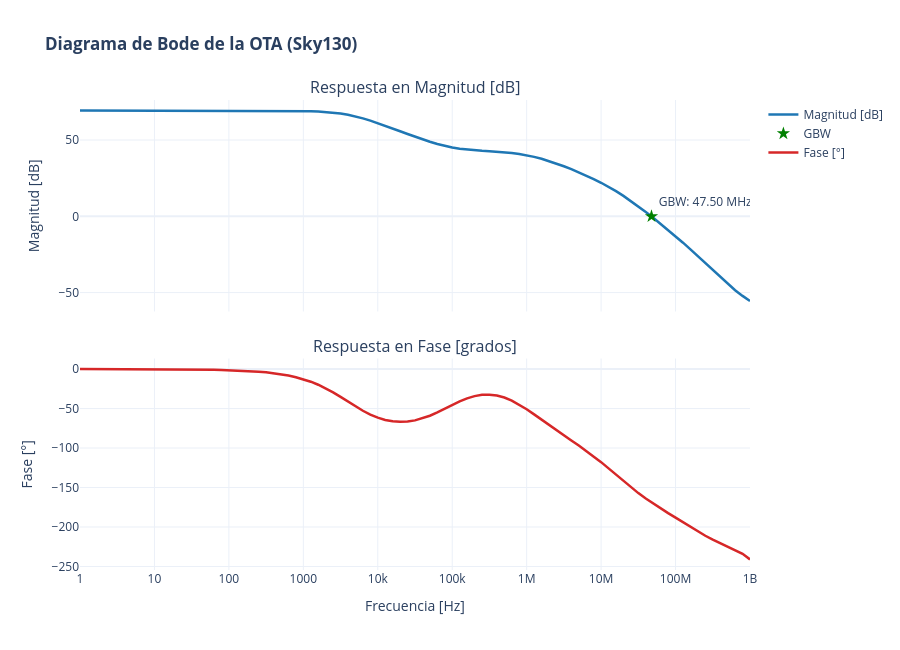

Here is the notebook cell this chart was saved with:
### Markdown cell above
# Caracterización de Punto de Operación (.OP), Respuesta AC y Área de la OTA (Sky130)
---
Este cuaderno realiza la caracterización integral del Amplificador Operacional de Transconductancia (**OTA**) a partir de los netlists y simulaciones guardados en `/headless/.xschem/simulations/`:

1. **Lector Nativo en Python Estándar de Archivos RAW:**
   - Carga y procesamiento directo de `OTA_ac.raw` y `OTA_op.raw`.

2. **Análisis Frecuencial y Margen de Fase (Respuesta AC):**
   - Interpolación lineal exacta de **Ganancia DC ($A_{v0}$)**, **Frecuencia de Corte ($f_{-3dB}$)**, **Frecuencia de Ganancia Unitaria ($GBW$)** y **Margen de Fase ($PM$)**.
   - Diagrama de Bode interactivo con Plotly aplicando **escala logarítmica explícita en ambos subgráficos** (magnitud y fase).

3. **Tabla de Punto de Operación (.OP) y Regiones de Trabajo:**
   - Extracción de parámetros de polarización ($g_m, g_{ds}, I_D, V_{GS}, V_{DS}, V_{th}, V_{dsat}$) para todos los transistores.

4. **Desglose Dinámico de Área en Silicio:**
   - Análisis dinámico del netlist `/headless/.xschem/simulations/OTA.spice` para extraer las dimensiones exactas $W, L, nf, mult$ de todos los componentes.

### Code cell
# ==============================================================================
# ENCABEZADO: Lector Nativo RAW y Diagrama de Bode Interactivo (Plotly)
# DESCRIPCIÓN: Lee /headless/.xschem/simulations/OTA_ac.raw usando Python estándar
#              y configura el eje X logarítmico en ambos subgráficos (Magnitud y Fase).
# ==============================================================================

import subprocess
import os
import numpy as np
import plotly.graph_objects as go
from plotly.subplots import make_subplots

# ── 1. Directorios y Rutas de Archivos de Simulación ─────────────────────────
sim_dir = "/headless/.xschem/simulations"
xschem_dir = "/foss/designs/LDO-sky130/xschem"
sch_file = f"{xschem_dir}/OTA_tb.sch"

if not os.path.exists(sim_dir):
    os.makedirs(sim_dir, exist_ok=True)

subprocess.run(f"export PDK=sky130A && /foss/tools/bin/xschem -n -q -o {sim_dir} {sch_file}", shell=True)
subprocess.run(f"cd {sim_dir} && /foss/tools/bin/ngspice -b {sim_dir}/OTA_tb.spice", shell=True)

# ── 2. Función en Python Estándar para Leer RAW ASCII de NGspice ─────────────
def read_ngspice_raw_ascii(filepath):
    with open(filepath, 'r') as f:
        lines = f.readlines()
        
    num_vars = 0
    is_complex = False
    var_names = []
    idx = 0
    
    while idx < len(lines):
        line = lines[idx].strip()
        if line.startswith('Flags:'):
            if 'complex' in line.lower():
                is_complex = True
        elif line.startswith('No. Variables:'):
            num_vars = int(line.split(':')[1].strip())
        elif line.startswith('Variables:'):
            idx += 1
            for _ in range(num_vars):
                parts = lines[idx].strip().split()
                var_names.append(parts[1])
                idx += 1
            continue
        elif line.startswith('Values:'):
            idx += 1
            break
        idx += 1
        
    data = {v: [] for v in var_names}
    current_pt = 0
    
    while idx < len(lines):
        line = lines[idx].strip()
        if not line:
            idx += 1
            continue
        parts = line.split('\t')
        val_str = parts[1].strip() if len(parts) >= 2 else line
        
        if is_complex:
            if ',' in val_str:
                r, i = map(float, val_str.split(','))
                val = complex(r, i)
            else:
                val = complex(float(val_str), 0.0)
        else:
            val = float(val_str)
            
        var_name = var_names[current_pt % num_vars]
        data[var_name].append(val)
        current_pt += 1
        idx += 1
        
    for k in data:
        data[k] = np.array(data[k])
    return data

# ── 3. Carga y Procesamiento de la Simulación AC ──────────────────────────────
raw_ac_path = os.path.join(sim_dir, "OTA_ac.raw")
if not os.path.exists(raw_ac_path):
    raw_ac_path = os.path.join(xschem_dir, "OTA_ac.raw")

ac_data = read_ngspice_raw_ascii(raw_ac_path)
freq = np.real(ac_data['frequency'])
vo_complex = ac_data['v(vo)']

mag_db = 20 * np.log10(np.abs(vo_complex) + 1e-18)
phase_rad = np.angle(vo_complex)
phase_unwrap_rad = np.unwrap(phase_rad)
phase_deg = np.rad2deg(phase_unwrap_rad)

# ── 4. Cálculo Frecuencial con Interpolación Lineal (Coincidencia NGspice) ────
av0_db = mag_db[0]
av0_lin = 10**(av0_db / 20.0)

idx_mono = np.where(freq >= 100)[0]

target_3db = av0_db - 3.0
f_3db = float(np.interp(target_3db, mag_db[idx_mono][::-1], freq[idx_mono][::-1]))
f_gbw = float(np.interp(0.0, mag_db[idx_mono][::-1], freq[idx_mono][::-1]))
ph_at_gbw = float(np.interp(f_gbw, freq, phase_deg))
pm = 180.0 + ph_at_gbw

print("=== RESULTADOS DE CARACTERIZACIÓN AC DE LA OTA ===")
print(f"Ganancia en DC (Av0):           {av0_db:.2f} dB ({av0_lin:.2f} V/V)")
print(f"Frecuencia de Corte (-3dB):    {f_3db/1e3:.2f} kHz")
print(f"Ancho de Banda GBW (0 dB):     {f_gbw/1e6:.2f} MHz")
print(f"Fase en GBW:                   {ph_at_gbw:.2f}°")
print(f"Margen de Fase (PM):           {pm:.2f}°")

# ── 5. Generación del Diagrama de Bode con Escala Logarítmica en Ambos Subgráficos ─
fig = make_subplots(rows=2, cols=1, shared_xaxes=True,
                    vertical_spacing=0.1,
                    subplot_titles=("Respuesta en Magnitud [dB]", "Respuesta en Fase [grados]"))

fig.add_trace(go.Scatter(x=freq, y=mag_db, mode='lines', name='Magnitud [dB]', line=dict(color='#1f77b4', width=2.5)), row=1, col=1)
if not np.isnan(f_gbw):
    fig.add_trace(go.Scatter(x=[f_gbw], y=[0], mode='markers+text', name='GBW',
                             text=[f'GBW: {f_gbw/1e6:.2f} MHz'], textposition='top right',
                             marker=dict(color='green', size=10, symbol='star')), row=1, col=1)

fig.add_trace(go.Scatter(x=freq, y=phase_deg, mode='lines', name='Fase [°]', line=dict(color='#d62728', width=2.5)), row=2, col=1)

# Aplicar escala logarítmica explícitamente a ambos ejes X
fig.update_xaxes(type="log", row=1, col=1)
fig.update_xaxes(type="log", title_text="Frecuencia [Hz]", row=2, col=1)

fig.update_yaxes(title_text="Magnitud [dB]", row=1, col=1)
fig.update_yaxes(title_text="Fase [°]", row=2, col=1)

fig.update_layout(height=650, title_text="<b>Diagrama de Bode de la OTA (Sky130)</b>", template="plotly_white")
fig.show()

### Figure 1 — Plotly figure (JSON) as saved in the notebook; plotly's stock layout.template omitted (floating-point values rounded to 4 significant figures)
{"data": [{"line": {"color": "#1f77b4", "width": 2.5}, "mode": "lines", "name": "Magnitud [dB]", "type": "scatter", "x": [1.0, 1.259, 1.585, 1.995, 2.512, 3.162, 3.981, 5.012, 6.31, 7.943, 10.0, 12.59, 15.85, 19.95, 25.12, 31.62, 39.81, 50.12, 63.1, 79.43, 100.0, 125.9, 158.5, 199.5, 251.2, 316.2, 398.1, 501.2, 631.0, 794.3, 1000.0, 1259.0, 1585.0, 1995.0, 2512.0, 3162.0, 3981.0, 5012.0, 6310.0, 7943.0, 10000.0, 12590.0, 15850.0, 19950.0, 25120.0, 31620.0, 39810.0, 50120.0, 63100.0, 79430.0, 100000.0, 125900.0, 158500.0, 199500.0, 251200.0, 316200.0, 398100.0, 501200.0, 631000.0, 794300.0, 1000000.0, 1259000.0, 1585000.0, 1995000.0, 2512000.0, 3162000.0, 3981000.0, 5012000.0, 6310000.0, 7943000.0, 10000000.0, 12590000.0, 15850000.0, 19950000.0, 25120000.0, 31620000.0, 39810000.0, 50120000.0, 63100000.0, 79430000.0, 100000000.0, 125900000.0, 158500000.0, 199500000.0, 251200000.0, 316200000.0, 398100000.0, 501200000.0, 631000000.0, 794300000.0, 1000000000.0], "xaxis": "x", "y": [69.3, 69.3, 69.3, 69.3, 69.3, 69.3, 69.3, 69.3, 69.3, 69.3, 69.3, 69.3, 69.3, 69.3, 69.3, 69.3, 69.3, 69.3, 69.3, 69.3, 69.3, 69.3, 69.3, 69.29, 69.29, 69.28, 69.27, 69.24, 69.21, 69.15, 69.06, 68.93, 68.72, 68.42, 67.97, 67.35, 66.51, 65.45, 64.18, 62.71, 61.09, 59.37, 57.58, 55.76, 53.94, 52.16, 50.45, 48.86, 47.42, 46.18, 45.15, 44.34, 43.73, 43.26, 42.9, 42.59, 42.27, 41.91, 41.44, 40.82, 40.01, 38.97, 37.7, 36.23, 34.58, 32.79, 30.87, 28.84, 26.7, 24.42, 21.98, 19.34, 16.48, 13.39, 10.06, 6.54, 2.852, -0.9691, -4.9, -8.93, -13.06, -17.3, -21.66, -26.14, -30.73, -35.37, -39.96, -44.37, -48.47, -52.19, -55.48], "yaxis": "y"}, {"marker": {"color": "green", "size": 10, "symbol": "star"}, "mode": "markers+text", "name": "GBW", "text": ["GBW: 47.50 MHz"], "textposition": "top right", "type": "scatter", "x": [47500000.0], "xaxis": "x", "y": [0], "yaxis": "y"}, {"line": {"color": "#d62728", "width": 2.5}, "mode": "lines", "name": "Fase [°]", "type": "scatter", "x": [1.0, 1.259, 1.585, 1.995, 2.512, 3.162, 3.981, 5.012, 6.31, 7.943, 10.0, 12.59, 15.85, 19.95, 25.12, 31.62, 39.81, 50.12, 63.1, 79.43, 100.0, 125.9, 158.5, 199.5, 251.2, 316.2, 398.1, 501.2, 631.0, 794.3, 1000.0, 1259.0, 1585.0, 1995.0, 2512.0, 3162.0, 3981.0, 5012.0, 6310.0, 7943.0, 10000.0, 12590.0, 15850.0, 19950.0, 25120.0, 31620.0, 39810.0, 50120.0, 63100.0, 79430.0, 100000.0, 125900.0, 158500.0, 199500.0, 251200.0, 316200.0, 398100.0, 501200.0, 631000.0, 794300.0, 1000000.0, 1259000.0, 1585000.0, 1995000.0, 2512000.0, 3162000.0, 3981000.0, 5012000.0, 6310000.0, 7943000.0, 10000000.0, 12590000.0, 15850000.0, 19950000.0, 25120000.0, 31620000.0, 39810000.0, 50120000.0, 63100000.0, 79430000.0, 100000000.0, 125900000.0, 158500000.0, 199500000.0, 251200000.0, 316200000.0, 398100000.0, 501200000.0, 631000000.0, 794300000.0, 1000000000.0], "xaxis": "x2", "y": [-0.01079, -0.01466, -0.01931, -0.025, -0.03201, -0.04073, -0.05161, -0.06525, -0.08236, -0.1039, -0.1309, -0.1649, -0.2077, -0.2615, -0.3292, -0.4145, -0.5219, -0.6571, -0.8272, -1.041, -1.311, -1.65, -2.077, -2.614, -3.289, -4.138, -5.203, -6.539, -8.208, -10.29, -12.86, -16.01, -19.82, -24.34, -29.52, -35.25, -41.27, -47.25, -52.81, -57.65, -61.55, -64.41, -66.17, -66.85, -66.46, -65.0, -62.51, -59.09, -54.88, -50.18, -45.36, -40.84, -37.03, -34.23, -32.65, -32.41, -33.55, -36.07, -39.91, -44.91, -50.85, -57.38, -64.17, -70.95, -77.57, -84.0, -90.35, -96.76, -103.4, -110.4, -117.9, -125.7, -133.8, -141.9, -149.7, -157.1, -164.0, -170.4, -176.5, -182.4, -188.2, -194.0, -199.9, -205.7, -211.1, -216.0, -220.4, -224.4, -228.7, -234.0, -241.1], "yaxis": "y2"}], "layout": {"annotations": [{"font": {"size": 16}, "showarrow": false, "text": "Respuesta en Magnitud [dB]", "x": 0.5, "xanchor": "center", "xref": "paper", "y": 1, "yanchor": "bottom", "yref": "paper"}, {"font": {"size": 16}, "showarrow": false, "text": "Respuesta en Fase [grados]", "x": 0.5, "xanchor": "center", "xref": "paper", "y": 0.45, "yanchor": "bottom", "yref": "paper"}], "height": 650, "title": {"text": "<b>Diagrama de Bode de la OTA (Sky130)</b>"}, "xaxis": {"anchor": "y", "domain": [0, 1], "matches": "x2", "showticklabels": false, "type": "log"}, "xaxis2": {"anchor": "y2", "domain": [0, 1], "title": {"text": "Frecuencia [Hz]"}, "type": "log"}, "yaxis": {"anchor": "x", "domain": [0.55, 1], "title": {"text": "Magnitud [dB]"}}, "yaxis2": {"anchor": "x2", "domain": [0, 0.45], "title": {"text": "Fase [°]"}}}}
